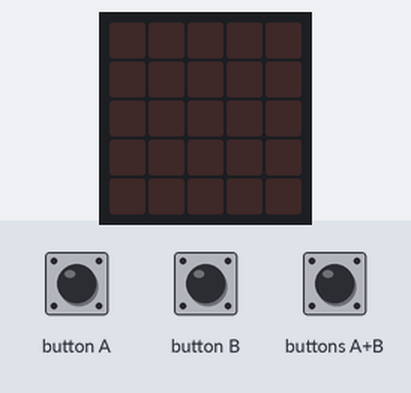
The program below on a simulated BBC micro:bit (MakeCode). Parts: the board's 5×5 LED display. Inputs (shaded band) come from the test bench.

Above: at 1.2 s.
1.3 s: button A pressed for 0.15 s
At 2.6 s:
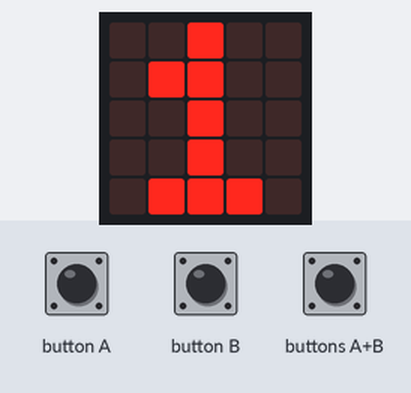
2.9 s: button B pressed for 0.15 s
At 3.8 s:
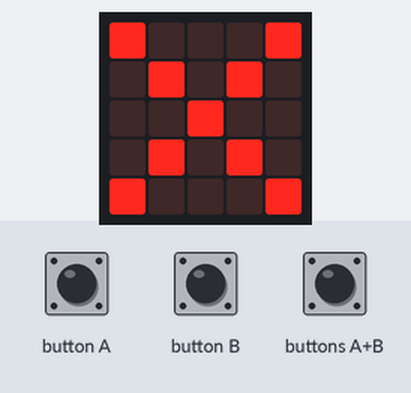
4.5 s: buttons A+B pressed for 0.15 s
At 5.0 s:
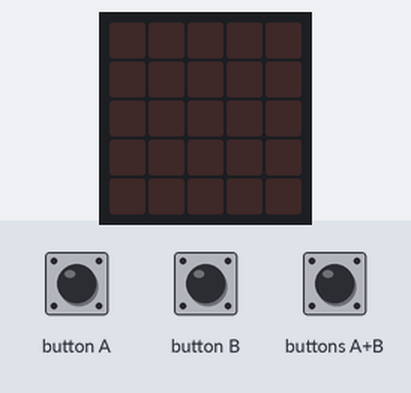
Timing chart, 0 to 7.5 s (numbered marks = the images above; inputs shaded):
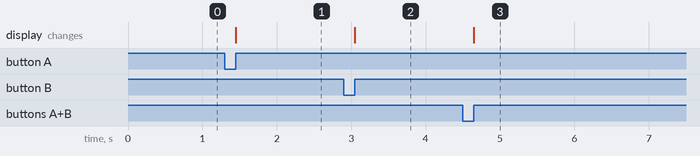

The program:

main.ts
```typescript
input.onButtonPressed(Button.A, function () {
    contador += 1
    basic.showNumber(contador)
    if (contador == 11) {
        contador = 0
        basic.showNumber(contador)
    }
})
input.onButtonPressed(Button.AB, function () {
    basic.clearScreen()
    contador = 0
})
input.onButtonPressed(Button.B, function () {
    if (contador > 7) {
        basic.showIcon(IconNames.Yes)
    } else {
        basic.showIcon(IconNames.No)
    }
})
let contador = 0
contador = 0
```

test.ts
```typescript
// testes vão aqui; isto não será compilado quando este pacote for usado como uma extensão.
```

Measured:
- after the input at 1.3 s, the display: changes after 0.15 s (image 1)
- after the input at 2.9 s, the display: changes after 0.15 s (image 2)
- after the input at 4.5 s, the display: changes after 0.15 s (image 3)
